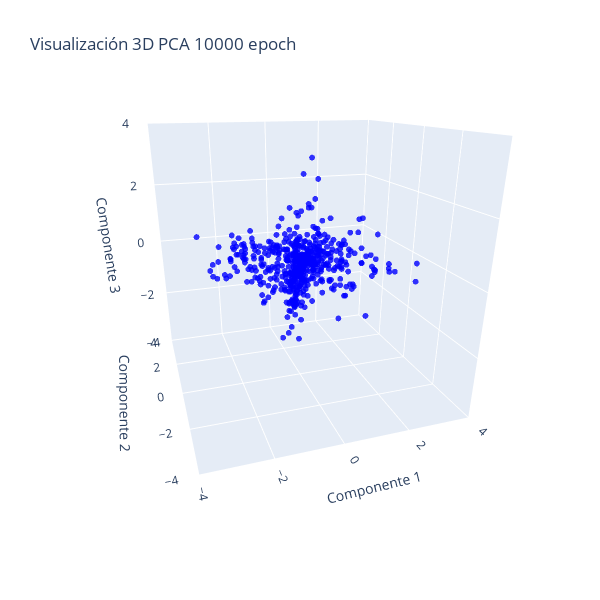

The cell this chart's notebook holds for it:
### Code cell
# Crear la figura
fig = go.Figure()

# Añadir el gráfico 3D
fig.add_trace(
    go.Scatter3d(
        x=all_weights_first_layer_mod["pca_3d_0"],
        y=all_weights_first_layer_mod["pca_3d_1"],
        z=all_weights_first_layer_mod["pca_3d_2"],
        mode='markers',
        marker=dict(size=2, opacity=0.8, color="blue"),
        showlegend=False  # Desactivar la leyenda
    )
)

# Establecer el rango de los ejes
rango_ejes = [-4, 4]

# Establecer el intervalo entre ticks
intervalo_ticks = 2

# Establecer parámetros de la cámara
r = 2  # Distancia de la cámara (zoom)
theta = - 3*  np.pi / 5  # Ángulo azimutal (45 grados)
phi = np.pi / 2.5  # Ángulo polar (30 grados)

# Calcular la posición de la cámara
eye_x = r * np.sin(phi) * np.cos(theta)
eye_y = r * np.sin(phi) * np.sin(theta)
eye_z = r * np.cos(phi)

# Configurar la cámara
camera = dict(
    eye=dict(x=eye_x, y=eye_y, z=eye_z),  # Posición de la cámara
    center=dict(x=0, y=0, z=-0.2),  # Centro del gráfico
    up=dict(x=0, y=0, z=1)  # Dirección "arriba" de la cámara
)

# Modificar los ejes del gráfico 3D y mantener proporciones 1:1
fig.update_scenes(
    aspectmode="cube",
    xaxis=dict(
        title_text='Componente 1',
        range=rango_ejes,
        dtick=intervalo_ticks  # Intervalo de ticks
    ),
    yaxis=dict(
        title_text='Componente 2',
        range=rango_ejes,
        dtick=intervalo_ticks  # Intervalo de ticks
    ),
    zaxis=dict(
        title_text='Componente 3',
        range=rango_ejes,
        dtick=intervalo_ticks  # Intervalo de ticks
    )
)

# Actualizar layout para ajustar el tamaño del gráfico y la cámara
fig.update_layout(
    height=600, 
    width=600, 
    title_text=f"Visualización 3D PCA {num_epochs} epoch",
    scene_camera=camera  # Aplicar configuración de la cámara
)

# Mostrar el gráfico
fig.show()

### Figure 1 — Plotly figure (JSON) as saved in the notebook; plotly's stock layout.template omitted (floating-point values rounded to 4 significant figures; data arrays with more than 128 entries replaced by an {"elided": "..."} marker saying what was removed)
{"data": [{"marker": {"color": "blue", "opacity": 0.8, "size": 2}, "mode": "markers", "showlegend": false, "type": "scatter3d", "x": {"elided": "640 float values"}, "y": {"elided": "640 float values"}, "z": {"elided": "640 float values"}}], "layout": {"height": 600, "scene": {"aspectmode": "cube", "camera": {"center": {"x": 0, "y": 0, "z": -0.2}, "eye": {"x": -0.5878, "y": -1.809, "z": 0.618}, "up": {"x": 0, "y": 0, "z": 1}}, "xaxis": {"dtick": 2, "range": [-4, 4], "title": {"text": "Componente 1"}}, "yaxis": {"dtick": 2, "range": [-4, 4], "title": {"text": "Componente 2"}}, "zaxis": {"dtick": 2, "range": [-4, 4], "title": {"text": "Componente 3"}}}, "title": {"text": "Visualización 3D PCA 10000 epoch"}, "width": 600}}
